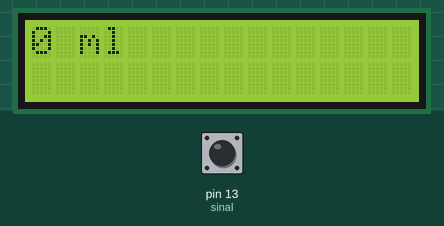
Simulated run of this sketch. Board: Arduino Uno, built with avr-gcc and run on an emulated ATmega328P. Parts: 16×2 character LCD. The test bench sets the inputs (shaded band); at power-on: pin 13 (sinal) LOW. EEPROM starts erased.

Above: at 1.2 s.
1.3 s: pin 13 (sinal) driven HIGH
At 1.77 s:
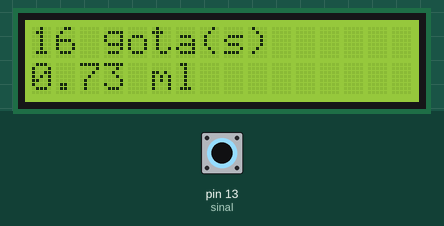
3.7 s: pin 13 (sinal) driven LOW
At 4.7 s:
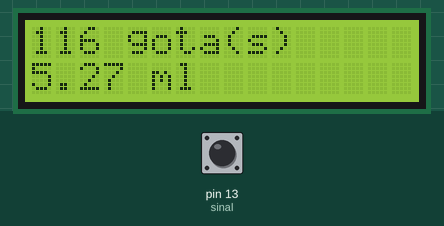
5.2 s: pin 13 (sinal) driven HIGH
At 5.37 s:
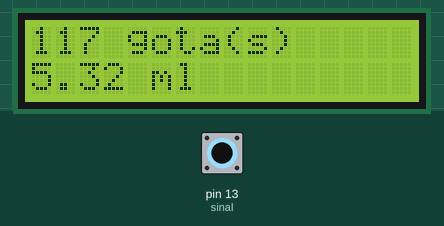
8.2 s: pin 13 (sinal) pulsed LOW 2 times (0.12 s each, 0.3 s apart)
At 8.67 s:
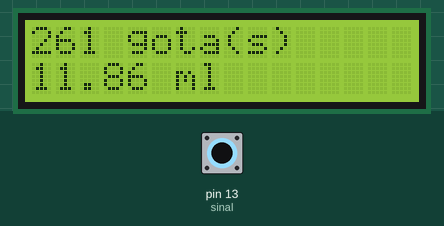
11.8 s: pin 13 (sinal) pulsed LOW 5 times (0.12 s each, 0.3 s apart)
At 13.17 s:
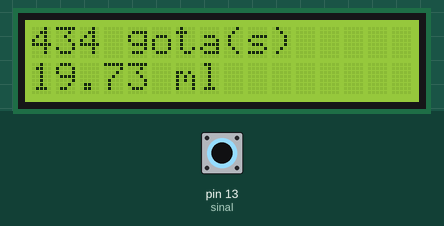

Measured:
- after the input at 1.3 s, the display: first changes at once (image 1 shows a later state)
- after the input at 5.2 s, the display: changes at once (image 3)

The sketch:

Contador_de_sinal.ino
```cpp
#include <EEPROM.h>

#include <Wire.h>

//#include <EEPROM.h>


#include <LiquidCrystal_I2C.h>

int sinal = 13; // Declara o pino digital 13 para receber sinal
int count = 0; // Contador de gotas
double medida = 0; //Medida em ml


int addr = 0; //Endereço da EEPROM


/*// =============================================================================================================
// --- Mapeamento de Hardware ---
#define     botao1      10     //botão1
#define     botao2      11     //botão2*/


// Cria um objeto LCD e atribui os pinos
LiquidCrystal_I2C lcd(0x27, 2, 1, 0, 4, 5, 6, 7, 3, POSITIVE);// Set the LCD I2C address


void setup() {

  pinMode (sinal, INPUT); // Define o pino 13 como entrada
  lcd.begin(16, 2); // Define o display com 16 colunas e 2 linhas

          lcd.clear();  // Limpa o display do LCD
          lcd.print("0 ml");  // Imprime a string no display do LCD
          //count = EEPROM.read(addr);

}

void loop() {

 if(digitalRead(sinal)){
          count = count + 1;
          medida = count / 22.0;

          // Exibindo valor da leitura do pino digital 13 no display LCD
          lcd.clear();  // Limpa o display do LCD
          lcd.setCursor(0, 0);
          lcd.print(count);
          lcd.print(" gota(s)");  // Imprime a string no display do LCD
          lcd.setCursor(0, 1);
          lcd.print(medida);
          lcd.print(" ml");
          //delay(1000);

          /*Armazene os valores lidos a partir da entrada analógica 0 dentro de uma EEPROM.
          Esses valores permanecem na EEPROM mesmo após o desligamento da placa Arduino e
          podem ser mais tarde recuperados com outro esboço.*/

          EEPROM.write(addr, count);

  }
}
```
